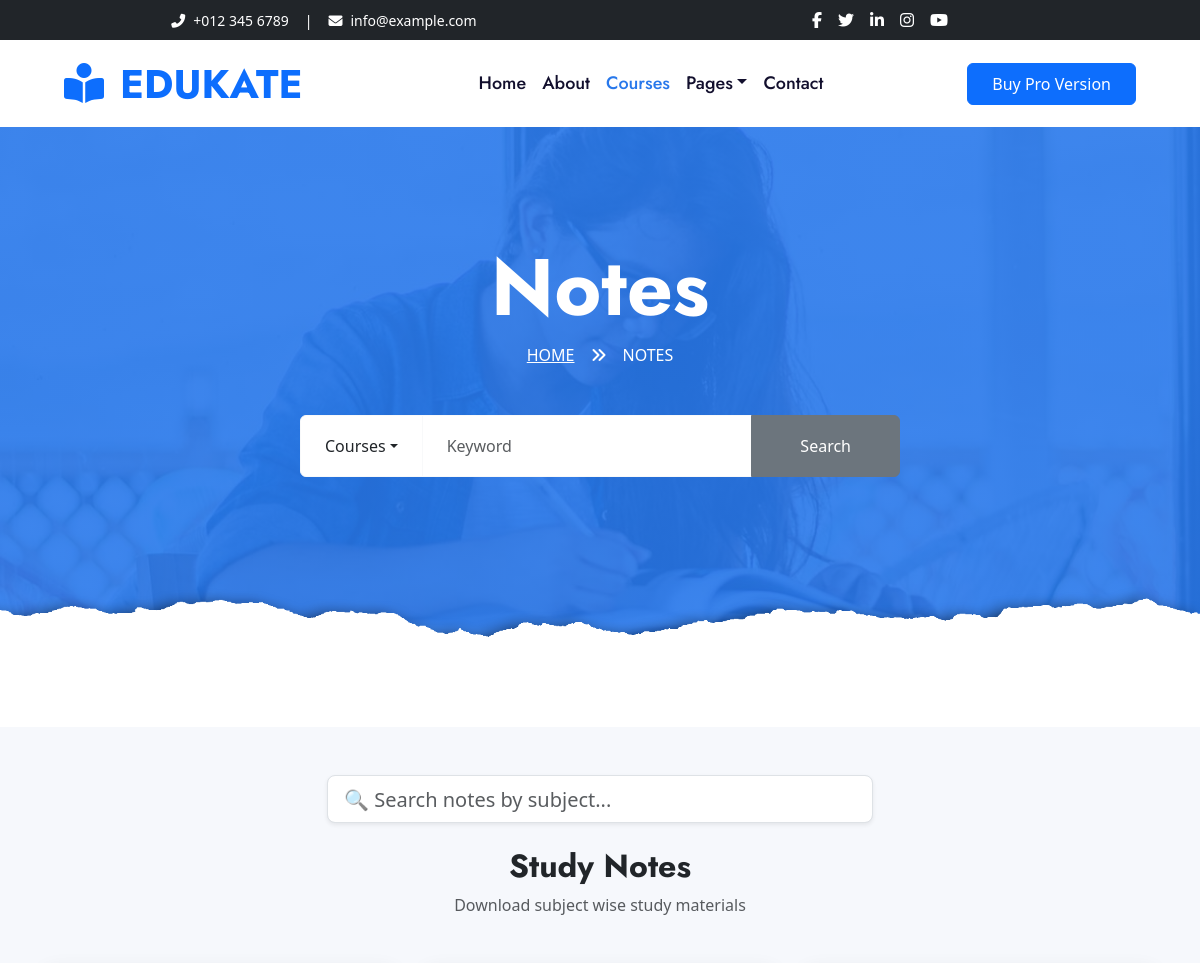
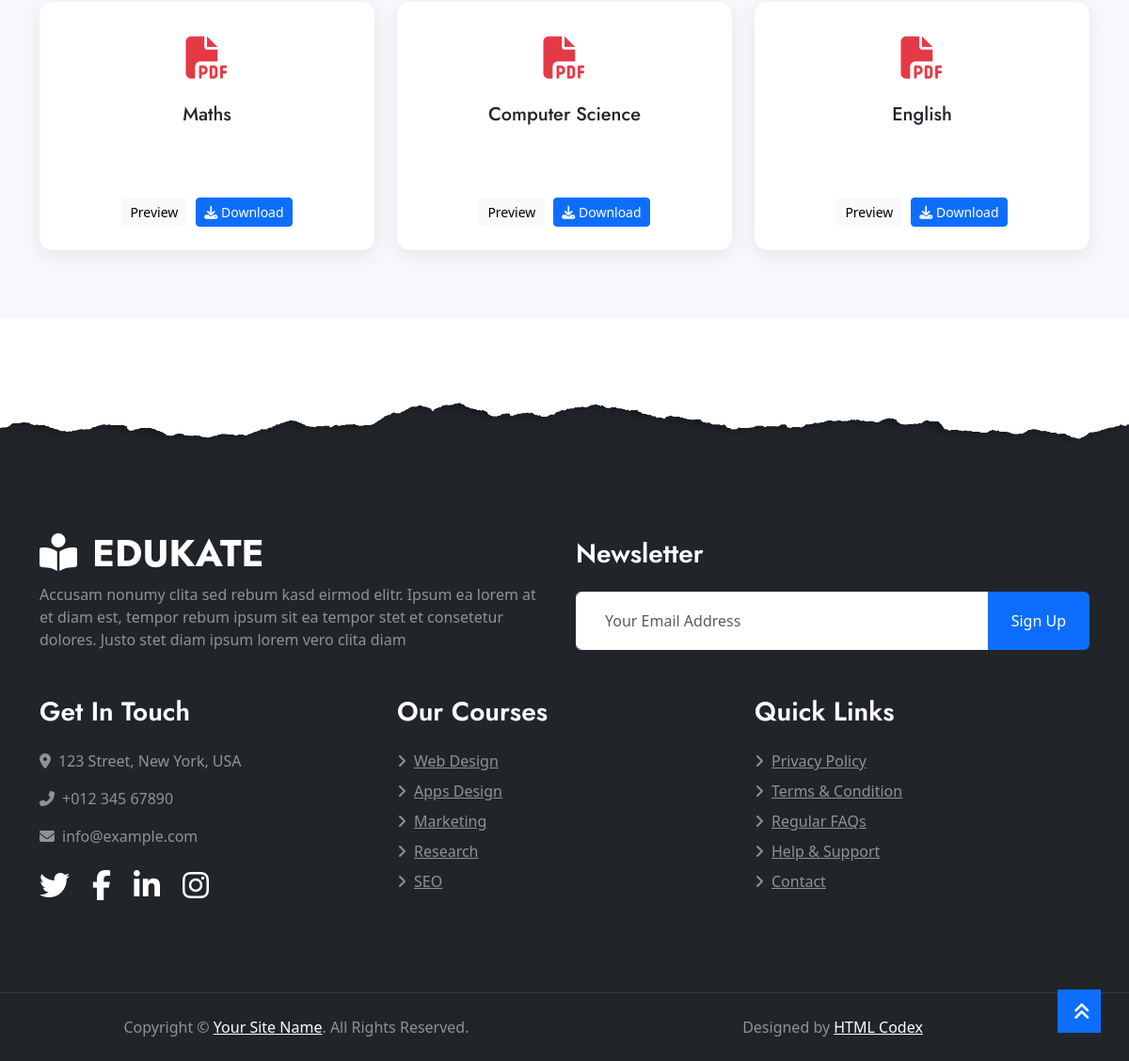
Page /stu/notes/ on the committed database (2 pictures, top to bottom).
### AdminApp/models.py (models this page shows, shortened)
class NotesDb(models.Model):
    Subject = models.CharField(max_length=100,blank=True,null=True)
    Semester = models.CharField(max_length=100,blank=True,null=True)
    Department = models.CharField(max_length=100)
    Notes = models.FileField(upload_to="notes/")

### WebApp/views.py (the view)
# urls.py: path('notes/',views.notes,name='notes'),
def notes(request):
    notes = NotesDb.objects.all().order_by('-id')
    return render(request, "Notes.html", {"notes": notes})

### WebApp/templates/Notes.html (shortened to what this page needs)
<!DOCTYPE html>
{% load static %}
<html lang="en">
<head>
    <link href="https://cdnjs.cloudflare.com/ajax/libs/font-awesome/5.10.0/css/all.min.css" rel="stylesheet">
    <link href="{% static 'assets/main/lib/owlcarousel/assets/owl.carousel.min.css' %}" rel="stylesheet">
    <link href="{% static 'assets/main/css/style.min.css' %}" rel="stylesheet">
</head>
<body>
    <div class="container-fluid bg-dark">
        <div class="row py-2 px-lg-5">
            <div class="col-lg-6 text-center text-lg-left mb-2 mb-lg-0">
                <div class="d-inline-flex align-items-center text-white">
                    <small><i class="fa fa-phone-alt mr-2"></i>+012 345 6789</small>
                    <small class="px-3">|</small>
                    <small><i class="fa fa-envelope mr-2"></i>info@example.com</small>
                </div>
            </div>
            <div class="col-lg-6 text-center text-lg-right">
                <div class="d-inline-flex align-items-center">
                    <a class="text-white px-2" href="">
                        <i class="fab fa-facebook-f"></i>
                    </a>
                    <a class="text-white px-2" href="">
                        <i class="fab fa-twitter"></i>
                    </a>
                    <a class="text-white px-2" href="">
                        <i class="fab fa-linkedin-in"></i>
                    </a>
                    <a class="text-white px-2" href="">
                        <i class="fab fa-instagram"></i>
                    </a>
                    <a class="text-white pl-2" href="">
                        <i class="fab fa-youtube"></i>
                    </a>
                </div>
            </div>
        </div>
    </div>
    <div class="container-fluid p-0">
        <nav class="navbar navbar-expand-lg bg-white navbar-light py-3 py-lg-0 px-lg-5">
            <a href="index.html" class="navbar-brand ml-lg-3">
                <h1 class="m-0 text-uppercase text-primary"><i class="fa fa-book-reader mr-3"></i>Edukate</h1>
            </a>
            <div class="collapse navbar-collapse justify-content-between px-lg-3" id="navbarCollapse">
                <div class="navbar-nav mx-auto py-0">
                    <a href="index.html" class="nav-item nav-link">Home</a>
                    <a href="about.html" class="nav-item nav-link">About</a>
                    <a href="course.html" class="nav-item nav-link active">Courses</a>
                    <div class="nav-item dropdown">
                        <a href="#" class="nav-link dropdown-toggle" data-toggle="dropdown">Pages</a>
                    </div>
                    <a href="contact.html" class="nav-item nav-link">Contact</a>
                </div>
                <a href="https://htmlcodex.com/downloading/?item=1574"
                    class="btn btn-primary py-2 px-4 d-none d-lg-block">Buy Pro Version</a>
            </div>
        </nav>
    </div>
    <div class="jumbotron jumbotron-fluid page-header position-relative overlay-bottom" style="margin-bottom: 90px;">
        <div class="container text-center py-5">
            <h1 class="text-white display-1">Notes</h1>
            <div class="d-inline-flex text-white mb-5">
                <p class="m-0 text-uppercase"><a class="text-white" href="">Home</a></p>
                <i class="fa fa-angle-double-right pt-1 px-3"></i>
                <p class="m-0 text-uppercase">Notes</p>
            </div>
            <div class="mx-auto mb-5" style="width: 100%; max-width: 600px;">
                <div class="input-group">
                    <div class="input-group-prepend">
                        <button class="btn btn-outline-light bg-white text-body px-4 dropdown-toggle" type="button"
                            data-toggle="dropdown" aria-haspopup="true" aria-expanded="false">Courses</button>
                    </div>
                    <input type="text" class="form-control border-light" style="padding: 30px 25px;"
                        placeholder="Keyword">
                    <div class="input-group-append">
                        <button class="btn btn-secondary px-4 px-lg-5">Search</button>
                    </div>
                </div>
            </div>
        </div>
    </div>
    <section class="notes-section py-5">
        <div class="container">
            <div class="row mb-4">
                <div class="col-md-6 mx-auto">
                    <input type="text" id="searchInput" class="form-control form-control-lg shadow-sm"
                        placeholder="🔍 Search notes by subject...">
                </div>
            </div>
            <div class="text-center mb-5">
                <h2 class="fw-bold">Study Notes</h2>
                <p class="text-muted">Download subject wise study materials</p>
            </div>
            <div class="row" id="notesContainer">
                {% for n in notes %}
                <div class="col-lg-4 col-md-6 mb-4 note-item">
                    <div class="note-card">
                        <div class="note-icon">
                            <i class="fa-solid fa-file-pdf"></i>
                        </div>
                        <h5 class="note-title">{{ n.Subject }}</h5>
                        <p class="note-desc">
                        </p>
                        <div class="note-actions">
                            <button class="btn btn-light btn-sm" data-bs-toggle="modal"
                                data-bs-target="#previewModal{{ n.id }}">
                                Preview
                            </button>
                            <a href="{% url 'download_note' n.id %}" class="btn btn-primary btn-sm">
                                <i class="fa fa-download"></i> Download
                            </a>
                        </div>
                    </div>
                </div>
                {% endfor %}
            </div>
        </div>
    </section>
    <div class="container-fluid position-relative overlay-top bg-dark text-white-50 py-5" style="margin-top: 90px;">
        <div class="container mt-5 pt-5">
            <div class="row">
                <div class="col-md-6 mb-5">
                    <a href="index.html" class="navbar-brand">
                        <h1 class="mt-n2 text-uppercase text-white"><i class="fa fa-book-reader mr-3"></i>Edukate</h1>
                    </a>
                    <p class="m-0">Accusam nonumy clita sed rebum kasd eirmod elitr. Ipsum ea lorem at et diam est,
                        tempor rebum ipsum sit ea tempor stet et consetetur dolores. Justo stet diam ipsum lorem vero
                        clita diam</p>
                </div>
                <div class="col-md-6 mb-5">
                    <h3 class="text-white mb-4">Newsletter</h3>
                    <div class="w-100">
                        <div class="input-group">
                            <input type="text" class="form-control border-light" style="padding: 30px;"
                                placeholder="Your Email Address">
                            <div class="input-group-append">
                                <button class="btn btn-primary px-4">Sign Up</button>
                            </div>
                        </div>
                    </div>
                </div>
            </div>
            <div class="row">
                <div class="col-md-4 mb-5">
                    <h3 class="text-white mb-4">Get In Touch</h3>
                    <p><i class="fa fa-map-marker-alt mr-2"></i>123 Street, New York, USA</p>
                    <p><i class="fa fa-phone-alt mr-2"></i>+012 345 67890</p>
                    <p><i class="fa fa-envelope mr-2"></i>info@example.com</p>
                    <div class="d-flex justify-content-start mt-4">
                        <a class="text-white mr-4" href="#"><i class="fab fa-2x fa-twitter"></i></a>
                        <a class="text-white mr-4" href="#"><i class="fab fa-2x fa-facebook-f"></i></a>
                        <a class="text-white mr-4" href="#"><i class="fab fa-2x fa-linkedin-in"></i></a>
                        <a class="text-white" href="#"><i class="fab fa-2x fa-instagram"></i></a>
                    </div>
                </div>
                <div class="col-md-4 mb-5">
                    <h3 class="text-white mb-4">Our Courses</h3>
                    <div class="d-flex flex-column justify-content-start">
                        <a class="text-white-50 mb-2" href="#"><i class="fa fa-angle-right mr-2"></i>Web Design</a>
                        <a class="text-white-50 mb-2" href="#"><i class="fa fa-angle-right mr-2"></i>Apps Design</a>
                        <a class="text-white-50 mb-2" href="#"><i class="fa fa-angle-right mr-2"></i>Marketing</a>
                        <a class="text-white-50 mb-2" href="#"><i class="fa fa-angle-right mr-2"></i>Research</a>
                        <a class="text-white-50" href="#"><i class="fa fa-angle-right mr-2"></i>SEO</a>
                    </div>
                </div>
                <div class="col-md-4 mb-5">
                    <h3 class="text-white mb-4">Quick Links</h3>
                    <div class="d-flex flex-column justify-content-start">
                        <a class="text-white-50 mb-2" href="#"><i class="fa fa-angle-right mr-2"></i>Privacy Policy</a>
                        <a class="text-white-50 mb-2" href="#"><i class="fa fa-angle-right mr-2"></i>Terms &
                            Condition</a>
                        <a class="text-white-50 mb-2" href="#"><i class="fa fa-angle-right mr-2"></i>Regular FAQs</a>
                        <a class="text-white-50 mb-2" href="#"><i class="fa fa-angle-right mr-2"></i>Help & Support</a>
                        <a class="text-white-50" href="#"><i class="fa fa-angle-right mr-2"></i>Contact</a>
                    </div>
                </div>
            </div>
        </div>
    </div>
    <div class="container-fluid bg-dark text-white-50 border-top py-4"
        style="border-color: rgba(256, 256, 256, .1) !important;">
        <div class="container">
            <div class="row">
                <div class="col-md-6 text-center text-md-left mb-3 mb-md-0">
                    <p class="m-0">Copyright &copy; <a class="text-white" href="#">Your Site Name</a>. All Rights
                        Reserved.
                    </p>
                </div>
                <div class="col-md-6 text-center text-md-right">
                    <p class="m-0">Designed by <a class="text-white" href="https://htmlcodex.com">HTML Codex</a></p>
                </div>
            </div>
        </div>
    </div>
    <a href="#" class="btn btn-lg btn-primary rounded-0 btn-lg-square back-to-top"><i
            class="fa fa-angle-double-up"></i></a>
    <link href="https://cdn.jsdelivr.net/npm/bootstrap@5.3.2/dist/css/bootstrap.min.css" rel="stylesheet">
    <link rel="stylesheet" href="https://cdnjs.cloudflare.com/ajax/libs/font-awesome/6.5.0/css/all.min.css">
</body>
</html>

### WebApp/templates/Notes.html (style rules this page uses)
.notes-section { background: #f6f8fc; }
.note-card { background: white; border-radius: 14px; padding: 25px; text-align: center; box-shadow: 0 5px 20px rgba(0, 0, 0, 0.08); transition: 0.3s; height: 100%; }
.note-icon { font-size: 45px; color: #e63946; margin-bottom: 15px; }
.note-title { font-weight: 600; margin-bottom: 10px; }
.note-desc { font-size: 14px; color: #777; min-height: 50px; }
.note-actions { display: flex; justify-content: center; gap: 10px; margin-top: 15px; }

### rows in the picture
NotesDb: Subject "Maths"
NotesDb: Subject "Computer Science"
NotesDb: Subject "English"
